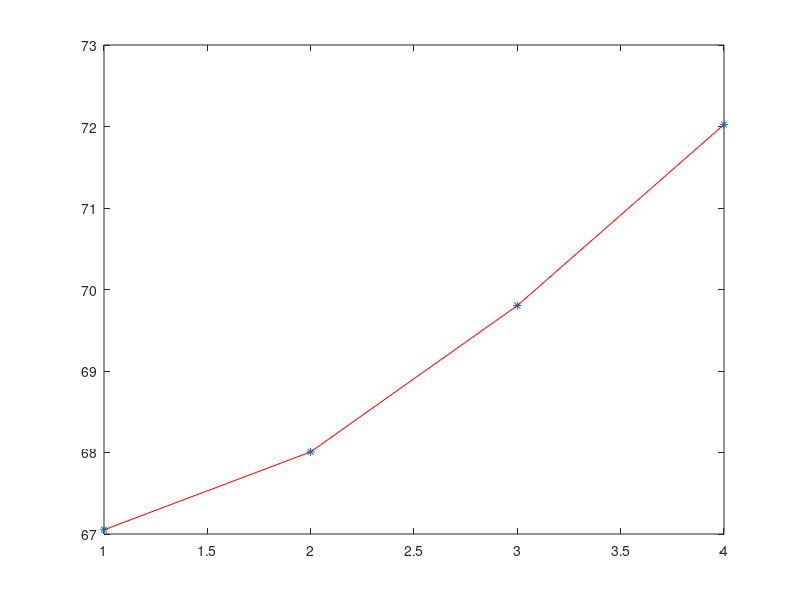
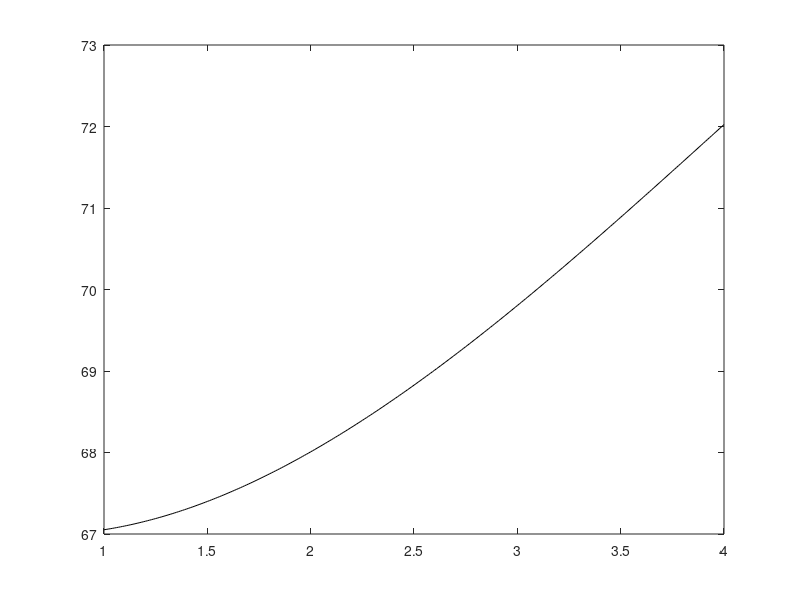

MATLAB code to generate these figures, in order:
% Liam Fruzyna
% COSC 4540
% Homework 5
% 3.2 CP #3

clear all
close all

%Enter y and t data

y = [67.052 68.008 69.803 72.024]';

N = length(y);
t = [1:N]; 
plot(t,y,'*')

%Construct the A matrix
for i = 1:N
    A(:,i) = t.^(i-1);
end

%Solve the normal equations
ATA = A'*A;
ATb = A'*y;
xls = ATA\ATb;
%xls = A\

%x = linsolve(A,y);

%Construct and plot the model function

yfit = A * xls;

%Calculate RMSE

hold on
plot(t,yfit,'r')
figure

t = [1:0.01:N];

%Construct the A matrix
for i = 1:N
    B(:,i) = t.^(i-1);
end

Longyfit = B * xls;
plot(t,Longyfit,'k')

ypred = 0;
xpred = 5;
for i=1:N
    ypred = xls(i) * xpred^(i-1) + ypred;
end
ypred

fit = polyfit([1:0.01:N]', Longyfit, 3);
fit(4) + fit(3) * 5 + fit(2) * 25 + fit(1) * 125
